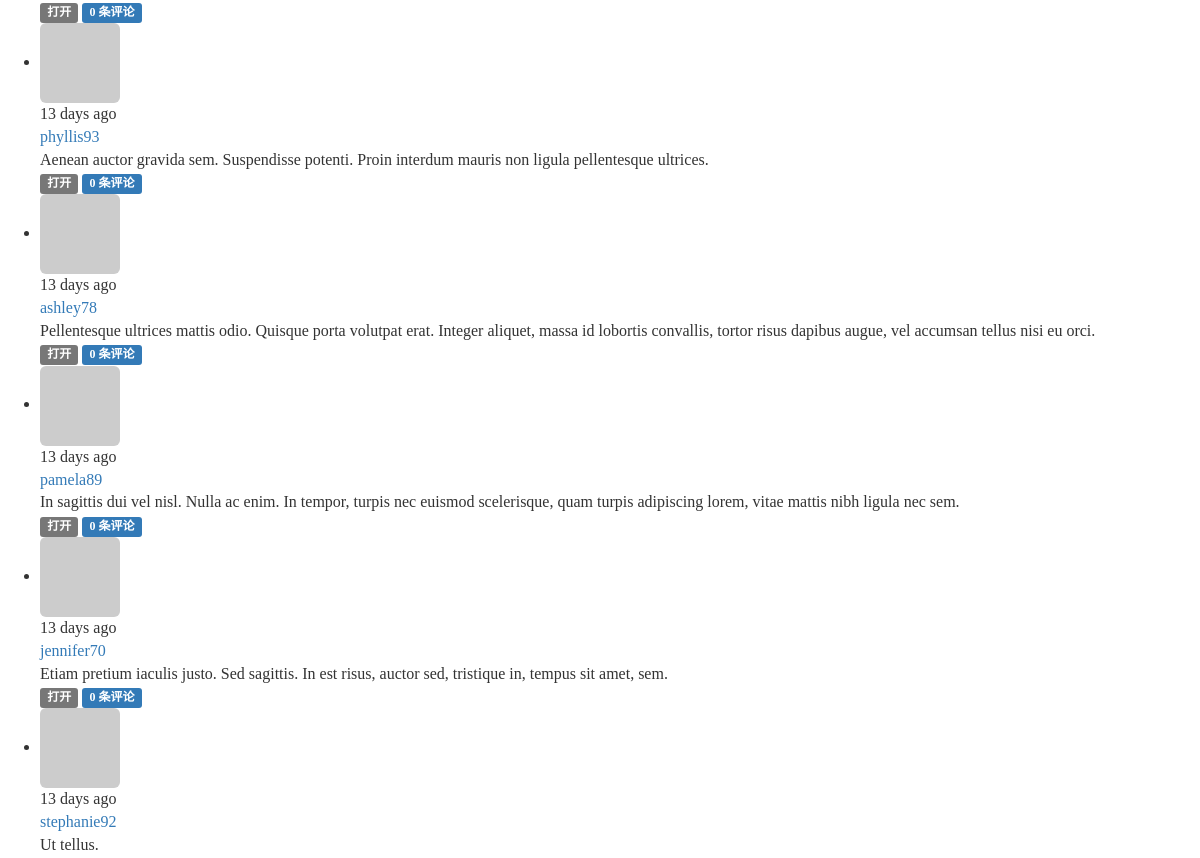
Before: / (middle part) with the older database file.
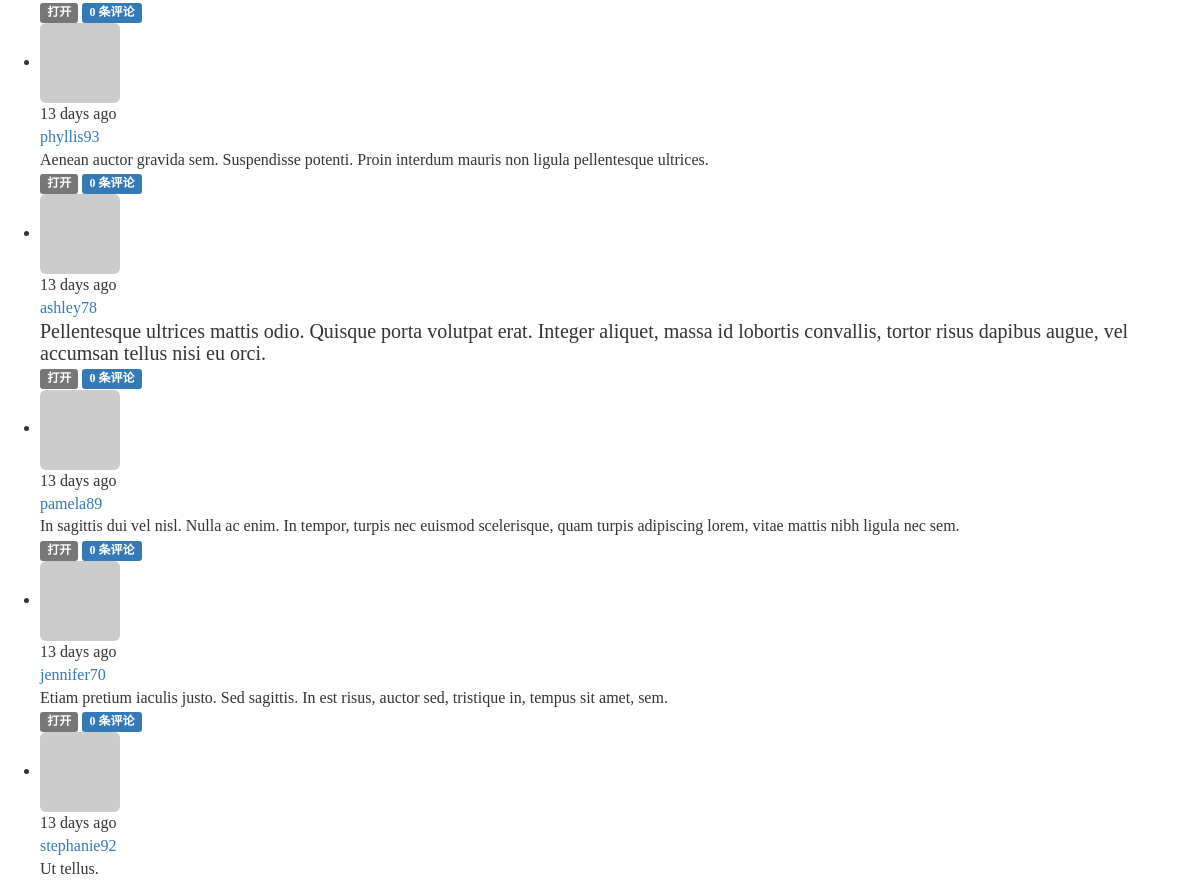
After: the same page with the newer database file.
### app/models.py (models this page shows, shortened)
class Post(db.Model):
    __tablename__ = 'posts'
    id = db.Column(db.Integer, primary_key=True)
    body = db.Column(db.Text)
    body_html = db.Column(db.Text)
    timestamp = db.Column(db.DateTime, index=True, default=datetime.utcnow)
    author_id = db.Column(db.Integer, db.ForeignKey('users.id'))
    comments = db.relationship('Comment', backref='post', lazy='dynamic')

class User(UserMixin, db.Model):
    __tablename__ = 'users'
    id = db.Column(db.Integer, primary_key=True)
    email = db.Column(db.String(64), unique=True, index=True)
    username = db.Column(db.String(64), unique=True, index=True)
    password_hash = db.Column(db.String(128))
    role_id = db.Column(db.Integer, db.ForeignKey('roles.id'))
    name = db.Column(db.String(64))
    location = db.Column(db.String(64))
    about_me = db.Column(db.Text())
    member_since = db.Column(db.DateTime(), default=datetime.utcnow)
    last_seen = db.Column(db.DateTime(), default=datetime.utcnow)
    password_hash = db.Column(db.String(128))
    confirmed = db.Column(db.Boolean, default=False)
    avatar_hash = db.Column(db.String(32))
    posts = db.relationship('Post', backref='author', lazy='dynamic')
    followed = db.relationship('Follow', foreign_keys=[Follow.follower_id], backref=db.backref('follower', lazy='joined'), lazy='dynamic', cascade='all, delete-orphan')
    followers = db.relationship('Follow',foreign_keys=[Follow.followed_id], backref=db.backref('followed', lazy='joined'), lazy='dynamic', cascade='all, delete-orphan')
    comments = db.relationship('Comment', backref='author', lazy='dynamic')
    @property
    def password(self):
        raise AttributeError('password is not a readable attribute')
    def gravatar(self, size=100, default='identicon', rating='g'):
        if request.is_secure:
            url = 'https://secure.gravatar.com/avatar'
        else:
            url = 'http://www.gravatar.com/avatar'
        hash = hashlib.md5(self.email.encode('utf-8')).hexdigest()
        return '{url}/{hash}?s={size}&d={default}&r={rating}'.format(url=url, hash=hash, size=size, default=default, rating=rating)

### app/main/views.py (the view)
@main.route('/', methods=['GET', 'POST'])
def index():
    form = PostForm()
    if current_user.can(Permission.WRITE_ARTICLES) and form.validate_on_submit():
        post = Post(body=form.body.data, author=current_user._get_current_object())
        db.session.add(post)
        return redirect(url_for('.index'))
    page = request.args.get('page', 1, type=int)
    pagination = Post.query.order_by(Post.timestamp.desc()).paginate(page, per_page=current_app.config['FLASKY_POSTS_PER_PAGE'], error_out=False)
    posts = pagination.items
    show_followed = False
    if current_user.is_authenticated:
        show_followed = bool(request.cookies.get('show_followed', ''))
    if show_followed:
        query = current_user.followed_posts
    else:
        query = Post.query
    pagination = query.order_by(Post.timestamp.desc()).paginate(page, per_page=current_app.config['FLASKY_POSTS_PER_PAGE'], error_out=False)
    posts = pagination.items
    return render_template('index.html', form=form, posts=posts, show_followed=show_followed, pagination=pagination)

### app/auth/views.py (called while the page is built)
@auth.before_app_request
def before_request():
    if current_user.is_authenticated:
        current_user.ping()
        if not current_user.confirmed and request.endpoint and request.endpoint[:5] != 'auth.' and request.endpoint != 'static':
            return redirect(url_for('auth.unconfirmed'))

### app/main/__init__.py (called while the page is built)
@main.app_context_processor
def inject_permissions():
    return dict(Permission=Permission)

### app/models.py (called while the page is built)
    def can(self, permissions):
        return False

    def is_administrator(self):
        return False

### app/templates/index.html (shortened to what this page needs)
{% extends "base.html" %}
{% import "bootstrap/wtf.html" as wtf %}
{% import "_macros.html" as macros %}
{% block content %}
<div class="post-tabs">
	{% include '_posts.html' %}
</div>
{% endblock %}

### app/templates/_posts.html (shortened to what this page needs)
<ul class="posts">
	{% for post in posts %}
	<li class="post">
		<div class="post-thumbnail">
			<a href="{{ url_for('.user', username=post.author.username) }}">
				<img class="img-rounded profile-thumbnail" src="{{ post.author.gravatar(size=40) }}">
			</a>
		</div>
		<div class="post-content">
			<div class="post-date">{{ moment(post.timestamp).fromNow() }}</div>
			<div class="post-author"><a href="{{ url_for('.user', username=post.author.username) }}">{{ post.author.username }}</a></div>
			<div class="post-body">
				{% if post.body_html %}
					{{ post.body_html | safe }}
				{% else %}
					{{ post.body }}
				{% endif %}
			</div>
			<div class="post-footer">
				<a href="{{ url_for('.post', id=post.id) }}">
					<span class="label label-default">打开</span>
				</a>
				<a href="{{ url_for('.post', id=post.id) }}#comments">
					<span class="label label-primary">{{ post.comments.count() }} 条评论</span>
				</a>
			</div>
		</div>
	</li>
	{% endfor %}
</ul>

Changed rows visible on the page:
changed Post "ashley78": body_html (not shown) → "Pellentesque ultrices mattis odio. Quisque porta volutpat erat. Integer aliquet, massa id lobortis convallis, tortor risus dapibus augue, vel accumsan tellus nisi eu orci."; body "Pellentesque ultrices mattis odio. Quisque porta volutpat erat. Integer aliquet, massa id lobortis convallis, tortor risus dapibus augue, vel accumsan tellus nisi eu orci." → (not shown)
